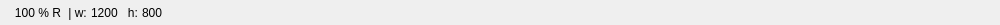
<?xml version="1.0" encoding="UTF-8"?>
<ui version="4.0">
 <class>ViewerStatusBar</class>
 <widget class="QWidget" name="ViewerStatusBar">
  <property name="geometry">
   <rect>
    <x>0</x>
    <y>0</y>
    <width>1000</width>
    <height>25</height>
   </rect>
  </property>
  <property name="minimumSize">
   <size>
    <width>1000</width>
    <height>0</height>
   </size>
  </property>
  <property name="maximumSize">
   <size>
    <width>16777215</width>
    <height>50</height>
   </size>
  </property>
  <property name="windowTitle">
   <string>Form</string>
  </property>
  <layout class="QGridLayout" name="gridLayout">
   <property name="leftMargin">
    <number>5</number>
   </property>
   <property name="topMargin">
    <number>0</number>
   </property>
   <property name="rightMargin">
    <number>0</number>
   </property>
   <property name="bottomMargin">
    <number>0</number>
   </property>
   <property name="horizontalSpacing">
    <number>0</number>
   </property>
   <item row="0" column="6">
    <spacer name="horizontalSpacer">
     <property name="orientation">
      <enum>Qt::Horizontal</enum>
     </property>
     <property name="sizeHint" stdset="0">
      <size>
       <width>40</width>
       <height>20</height>
      </size>
     </property>
    </spacer>
   </item>
   <item row="0" column="4">
    <widget class="QLabel" name="label_3">
     <property name="text">
      <string>   h: </string>
     </property>
    </widget>
   </item>
   <item row="0" column="2">
    <widget class="QLabel" name="label_2">
     <property name="text">
      <string> | w: </string>
     </property>
    </widget>
   </item>
   <item row="0" column="0">
    <layout class="QHBoxLayout" name="horizontalLayout">
     <item>
      <widget class="QLabel" name="zoomLabel">
       <property name="minimumSize">
        <size>
         <width>30</width>
         <height>0</height>
        </size>
       </property>
       <property name="text">
        <string>100</string>
       </property>
       <property name="alignment">
        <set>Qt::AlignRight|Qt::AlignTrailing|Qt::AlignVCenter</set>
       </property>
      </widget>
     </item>
     <item>
      <widget class="QLabel" name="percentLabel">
       <property name="text">
        <string> %</string>
       </property>
      </widget>
     </item>
    </layout>
   </item>
   <item row="0" column="3">
    <widget class="QLabel" name="widthLabel">
     <property name="text">
      <string>1200</string>
     </property>
    </widget>
   </item>
   <item row="0" column="1">
    <widget class="QLabel" name="label">
     <property name="text">
      <string> R </string>
     </property>
    </widget>
   </item>
   <item row="0" column="5">
    <widget class="QLabel" name="heightLabel">
     <property name="text">
      <string>800</string>
     </property>
    </widget>
   </item>
  </layout>
 </widget>
 <resources/>
 <connections/>
</ui>
